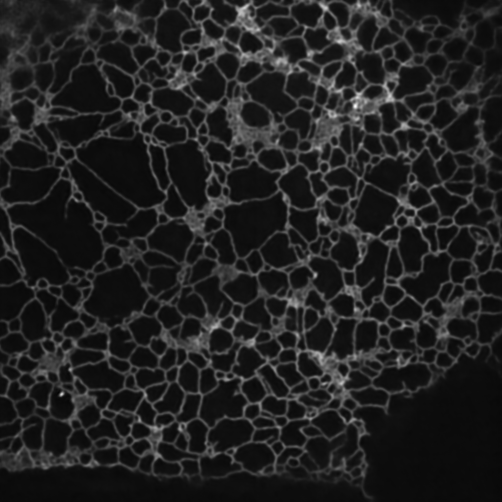
#> input picture data/raw/biosr_er_rcan_prediction.tif, 1004 x 1004 px, given in place of bf.tif, which was not available (shown at 1/2 size)
$ python pipeline.py ../../../../../data/raw/biosr_er_rcan_prediction.tif
#> lines starting #> are read from the running program, lines starting #| are printed output that depends on the picture; after the words box and inside, x2 and y2 are one past the last pixel; in counts of white or black regions, pixels touching at a corner belong together; pictures that were not available may be replaced by others from this repository, and a replacement may not be noted
import numpy as np, tifffile, pandas as pd
from skimage import filters, measure, morphology, segmentation, io, exposure
from scipy import ndimage as ndi
from cellpose import models
import sys, os
D=55
a=tifffile.imread('bf.tif').astype(float)
#> a: shape (1004, 1004) float64; min 0, max 255, mean 33.3
bg=filters.gaussian(a,50)
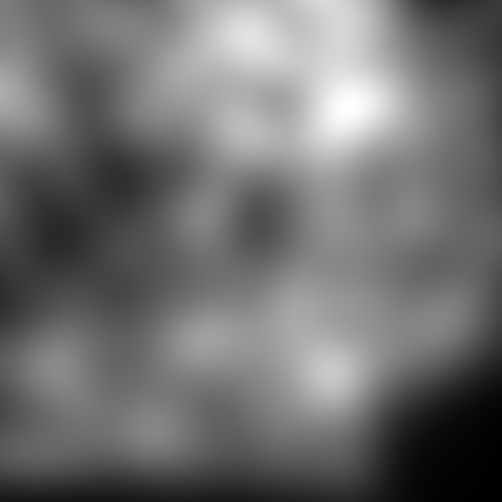
#> bg: shape (1004, 1004) float64 (shown at 1/2 size); min 10.43, max 61.43, mean 33; drawn with min black and max white
f=a-bg
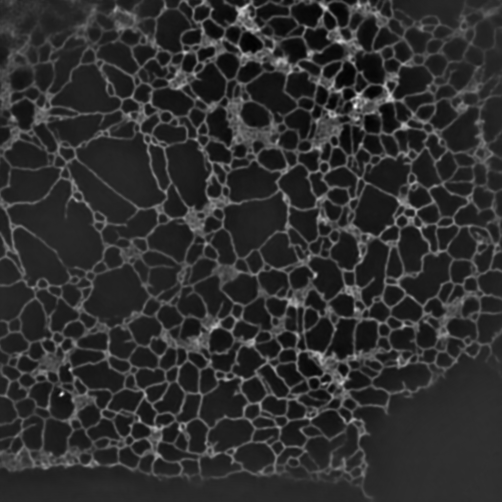
#> f: shape (1004, 1004) float64 (shown at 1/2 size); min -43.58, max 193.9, mean 0.4; drawn with min black and max white
loc=np.sqrt(filters.gaussian(f**2,40))
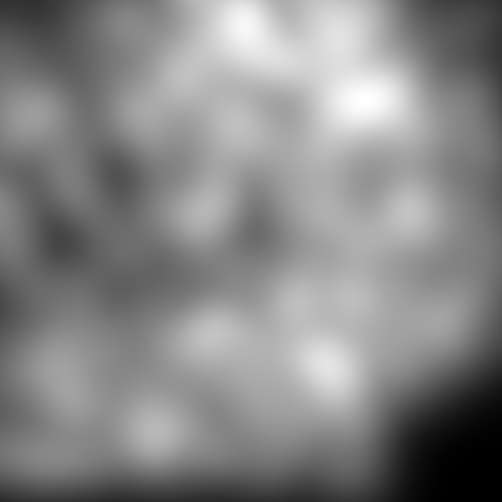
#> loc: shape (1004, 1004) float64 (shown at 1/2 size); min 0.664, max 42.1, mean 22.6; drawn with min black and max white
f=f/loc
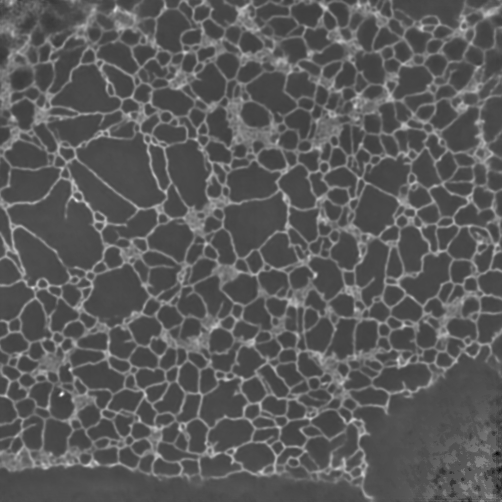
#> f: shape (1004, 1004) float64 (shown at 1/2 size); min -3.65, max 6.56, mean -0.0186; drawn with min black and max white
# cancer-cell/debris mask: strong contrast objects
st=np.abs(f)>2.5
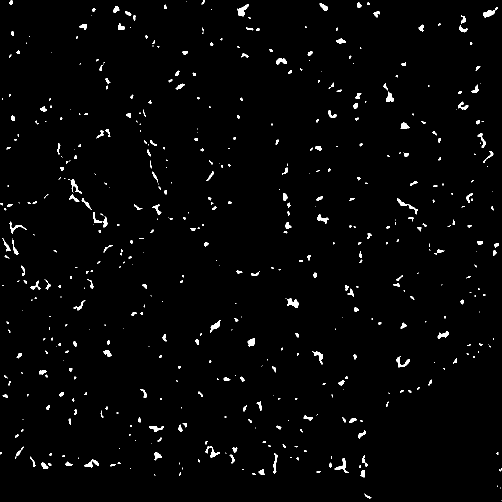
#> st: shape (1004, 1004) bool (shown at 1/2 size); 1.8% white; 527 white regions (277 under 20 px), largest, box (x1, y1, x2, y2) and area: (475, 9, 498, 33) 256, (575, 597, 598, 616) 255, (967, 15, 996, 35) 238
st=morphology.binary_closing(st,morphology.disk(2))
#> st: shape (1004, 1004) bool; 1.8% white; 512 white regions (258 under 20 px), largest, box (x1, y1, x2, y2) and area: (572, 597, 598, 616) 261, (475, 9, 498, 33) 258, (967, 15, 996, 35) 244
st=ndi.binary_fill_holes(st)
st=morphology.remove_small_objects(st,60)
#> st: shape (1004, 1004) bool; 1.1% white; 97 white regions, largest, box (x1, y1, x2, y2) and area: (574, 597, 598, 616) 259, (475, 9, 498, 33) 258, (967, 15, 996, 35) 244
# texture-flatten for endothelium: clip strong features
g=np.clip(f,-2,2)
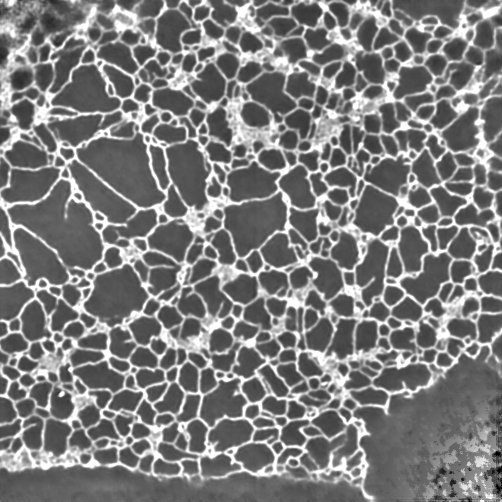
#> g: shape (1004, 1004) float64 (shown at 1/2 size); min -2, max 2, mean -0.0413; drawn with min black and max white
g=filters.gaussian(g,1.5)
g8=exposure.rescale_intensity(g,out_range=(0,255)).astype(np.uint8)
m=None if os.path.exists('raw_lab.npy') else models.CellposeModel(gpu=False)
import os
if os.path.exists('raw_lab.npy') and '--rerun' not in sys.argv:
    lab=np.load('raw_lab.npy')  # cached Cellpose output (delete or --rerun to recompute)
#> (reads fig3/optimise/runs/by_eye_endothelial/artifacts/raw_lab.npy from the repository)
else:
    lab=m.eval(g8,diameter=D,flow_threshold=0.4,cellprob_threshold=-1.0)[0]
    np.save('raw_lab.npy',lab)
cancer=morphology.binary_dilation(st,morphology.disk(2))
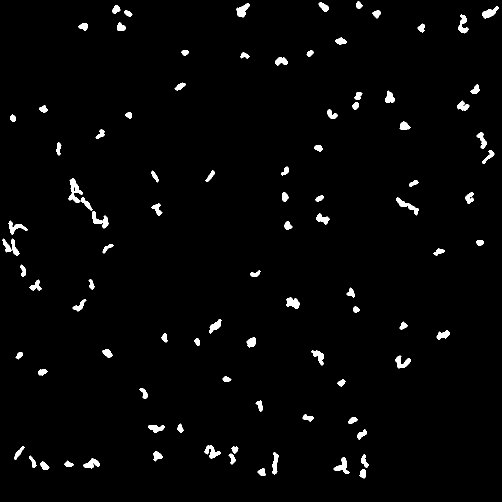
#> cancer: shape (1004, 1004) bool (shown at 1/2 size); 2.1% white; 93 white regions, largest, box (x1, y1, x2, y2) and area: (137, 356, 185, 422) 854, (184, 422, 218, 457) 468, (792, 395, 838, 431) 455
out=np.zeros_like(lab)
k=0
for r in measure.regionprops(lab):
    mk=lab==r.label
#> (the run stopped early here; a loop or call above may not have finished)
